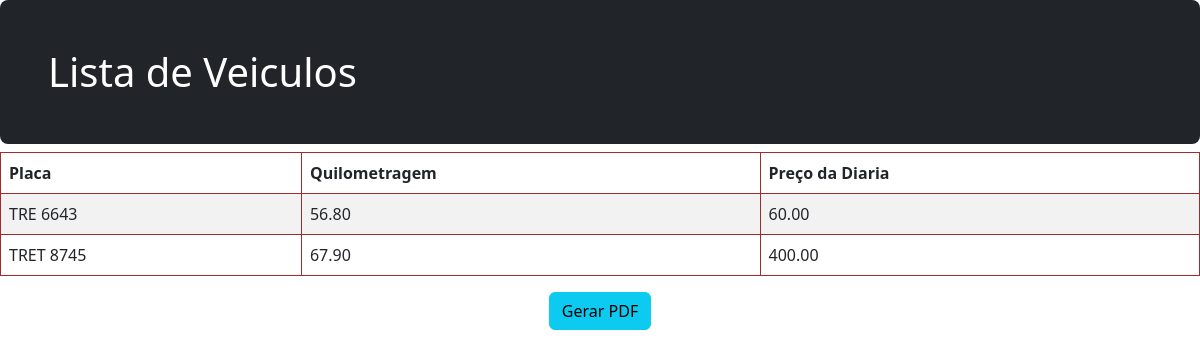
Before: / with the older database file.
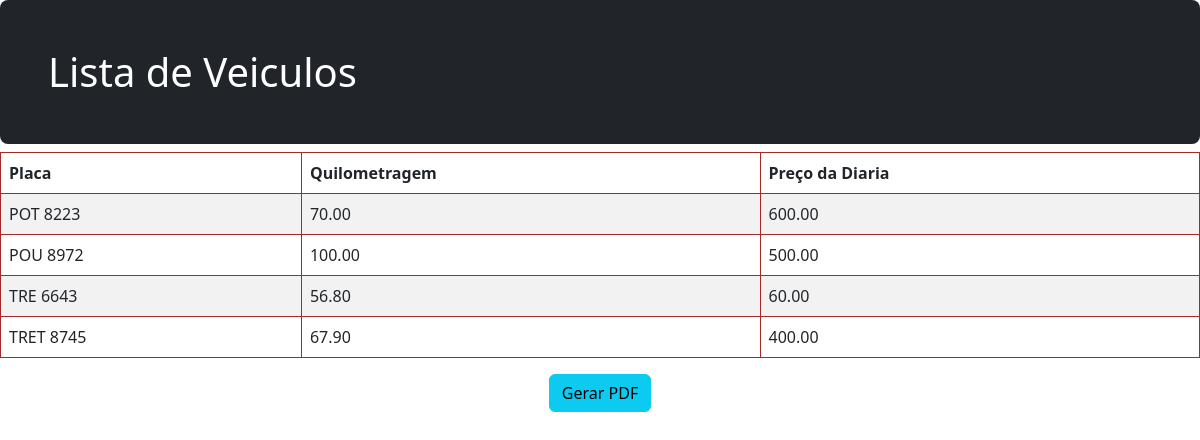
After: the same page with the newer database file.
### locacao/models.py (models this page shows, shortened)
class Veiculo(models.Model):
    ALUGADO_CHOICES = (
        (True, 'Sim'),
        (False, 'Não'),
    )
    placa = models.CharField('Placa', max_length=20, unique=True)
    combustivelNoTanque = models.IntegerField('Combustivel no Tanque',)
    quilometragem = models.DecimalField('Quilometragem',max_digits=10, decimal_places=2)
    alugado = models.BooleanField('Alugado',default=False, choices=ALUGADO_CHOICES, blank=False, null=False)
    precodiaria = models.DecimalField('Preço da Diaria',max_digits=10, decimal_places=2)
    slug = models.SlugField('Slug', max_length=250)
    class Meta:
        verbose_name = 'Veiculo'
        verbose_name_plural = 'Veiculos'
        ordering = ['placa']

### locacao/views.py (the view)
# urls.py: path('', ListarVeiculosListView.as_view(), name='listar'),
class ListarVeiculosListView(ListView):
    model = Veiculo
    template_name = 'listar.html'
    queryset = Veiculo.objects.all()
    context_object_name = 'veiculo'

### locacao/templates/listar.html (shortened to what this page needs)
{% extends 'base.html' %}
{{% block conteudo %}
   <h1 class="h-100 p-5 text-white bg-dark rounded-3">
    Lista de Veiculos
</h1>
<table style="border: 1px solid brown" class="table table-bordered table-striped">
    <thead>
        <tr>
            <th>Placa</th>
            <th>Quilometragem</th>
            <th>Preço da Diaria</th>
        </tr>
    </thead>
    <tbody>
        {% for v in veiculo %}
        <tr>
            <td>{{ v.placa }}</td>
            <td>{{ v.quilometragem }}</td>
            <td>{{ v.precodiaria }}</td>
        </tr>
        {% endfor %}
    </tbody>
</table>
<p  align="center">
   <a href="{% url 'listarpdf' %}" class="btn btn-info" >Gerar PDF</a>
</p>
{% endblock %}

### locacao/templates/base.html (shortened to what this page needs)
{% load static %}
<!DOCTYPE html>
<html lang="pt-br">
<head>
    <link href="{% static 'css/bootstrap.min.css' %}"  rel="stylesheet">
</head>
<body>
</body>
    {% block conteudo %}
    {% endblock %}
</html>

Changed rows visible on the page:
added Veiculo: placa "POT 8223", quilometragem "70.00", precodiaria "600.00"
added Veiculo: placa "POU 8972", quilometragem "100.00", precodiaria "500.00"
